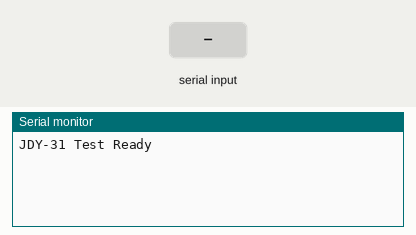
The sketch below on a simulated Arduino Uno, built with avr-gcc and run on an emulated ATmega328P. Parts: the last lines printed to the serial monitor. The inputs (shaded band) are chosen by the test bench.

Above: at 1.2 s.
1.3 s: "1" received over the second serial link
At 2.1 s:
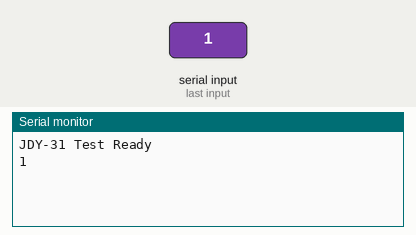
2.8 s: "0" received over the second serial link
At 3.2 s:
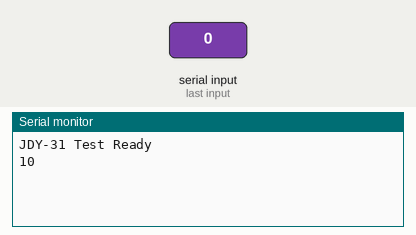

The sketch:

buad.ino
```cpp
/**
 * Bridge between Arduino Serial Monitor and JDY-31 Bluetooth module.
 *
 * Wiring:
 *   - JDY-31 TX -> Arduino pin 2 (RX)
 *   - JDY-31 RX -> Arduino pin 4 (TX)
 *
 * Usage:
 *   1. Open Serial Monitor at 9600 baud.
 *   2. Test connection with: AT+VERSION
 *   3. Change baud rate with: AT+BAUDx  (see module manual: https://myosuploads3.banggood.com/products/20190129/20190129043725SKUA87502.pdf)
 *   4. Power-cycle the module after changing baud rate.
 *   5. Update BT.begin() below to match the new baud rate.
 */

 #include <SoftwareSerial.h>

SoftwareSerial BT(2, 4); // RX, TX

void setup() {
  Serial.begin(9600);
  BT.begin(115200);  // Must match current JDY-31 baud rate
  Serial.println("JDY-31 Test Ready");
}

void loop() {
  // Forward data from Serial Monitor -> Bluetooth module
  while (Serial.available()) {
    BT.write(Serial.read());
  }

  // Forward data from Bluetooth module -> Serial Monitor
  while (BT.available()) {
    Serial.write(BT.read());
  }
}
```

Measured:
- after the input at 1.3 s, the serial monitor: prints a new line at once (image 1)
- after the input at 2.8 s, the serial monitor: prints a new line at once (image 2)
